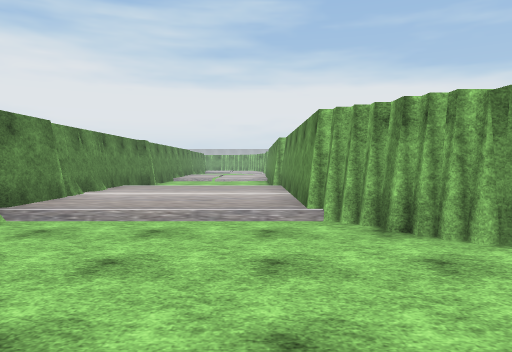
View 1 (above)

16 first-person views from a walk through a scene from a Unity 3-D project. The camera is 1.5 m above the floor, tilts 2° down and sees 70° across. The floor is counted in squares, 2 m on a side. Each view is taken from the middle of a square. On the plan, view 1 faces up. The plan holds only what a view shows up to about 11 squares ahead; the rest is blank. The place goes on beyond the plan. The player is left out. Some surface patterns are stand-ins.

View 2
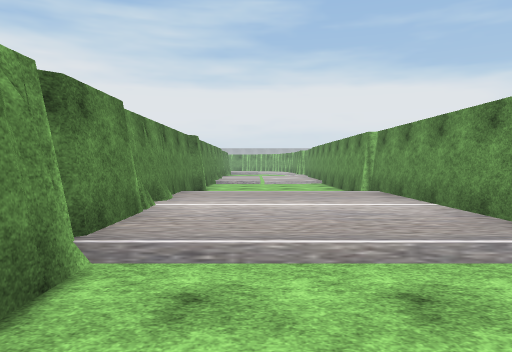

View 3
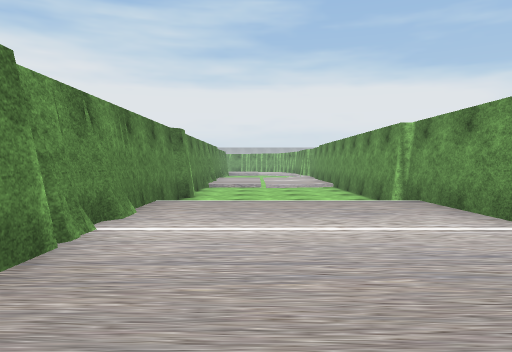

View 4
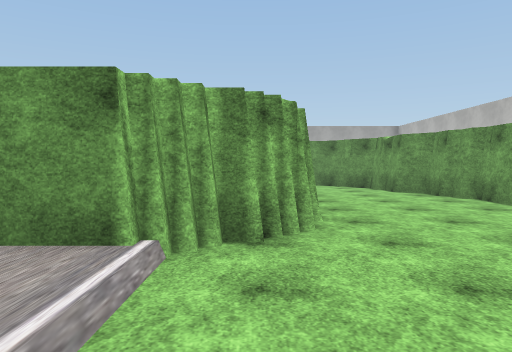

View 5
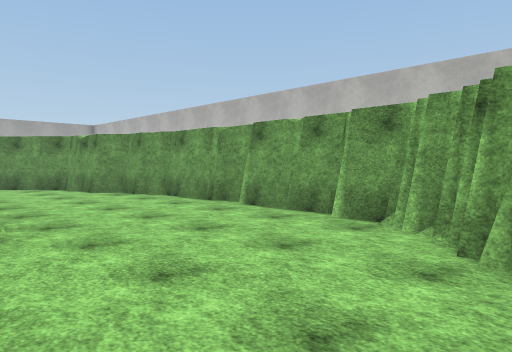

View 6
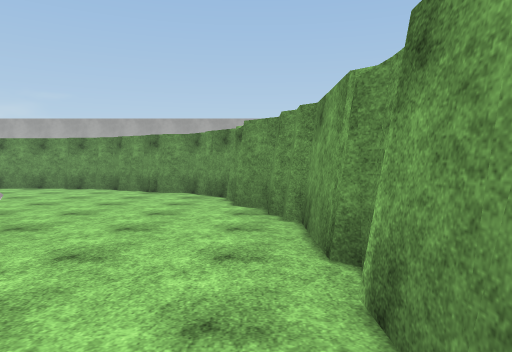

View 7
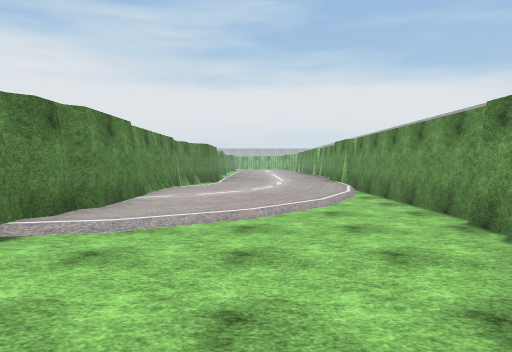

View 8
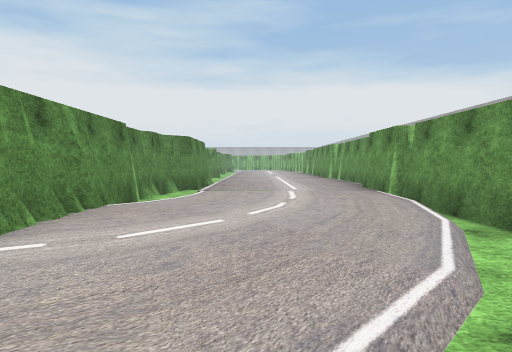

View 9
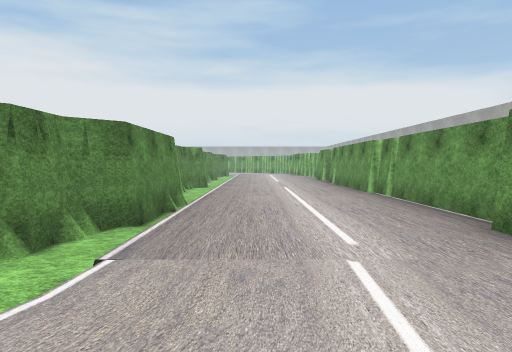

View 10
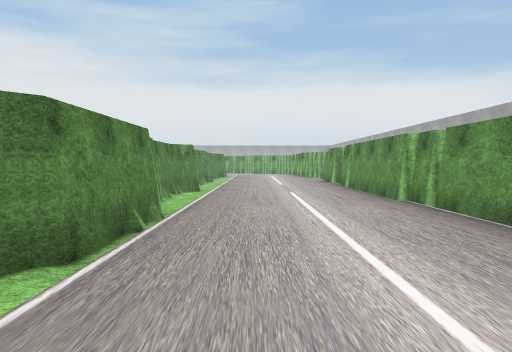

View 11
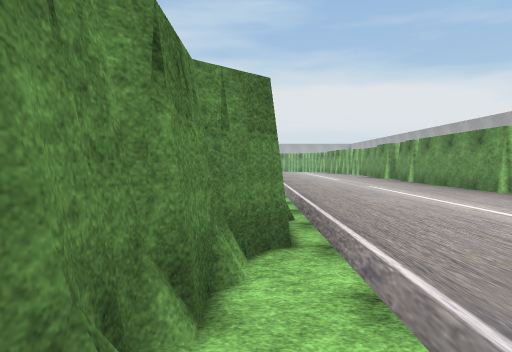

View 12
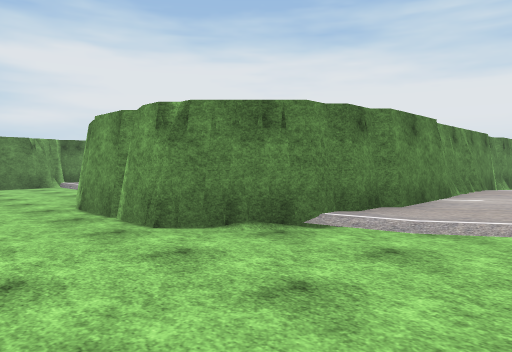

View 13
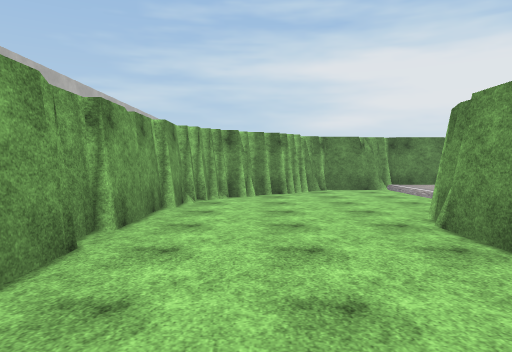

View 14
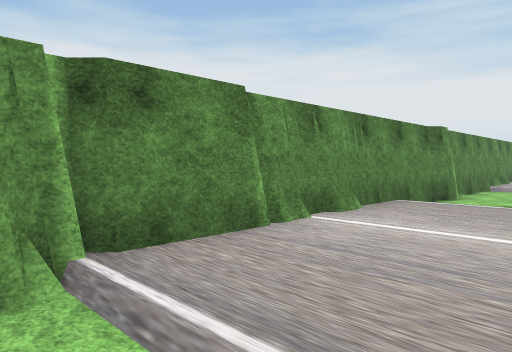

View 15
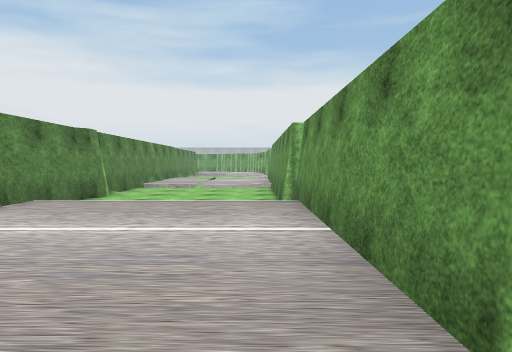

View 16
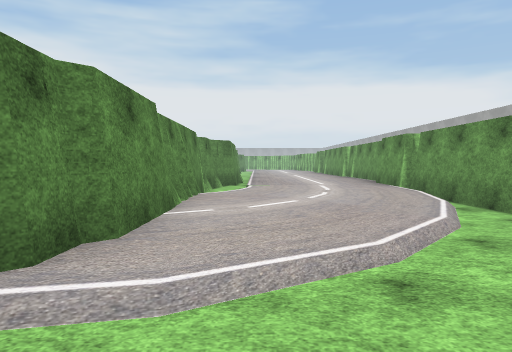

### Floor plan
Key: @ floor where view 1 was taken; # wall or solid block; . main floor; - floor 0.25 m lower than the main floor; / step, stairs or slope.
Columns run from 4 left of view 1 to 12 right of it. Each row starts with its distance up from view 1.
 23            #....#
 22            #....#
 21            #....#
 20            #....#
 19            #....#
 18            #....#
 17 #          #....#
 16 #.         #....#
 15 #----#    ##....#
 14 #----#    #/....#
 13 #----#    #-/...#
 12 #----#    #-....#
 11 #----#    #/....#
 10 #....#    #/....#
  9 #....#    #/.../#
  8 #....#    #/.../#
  7 #....#    #.../-#
  6 ##...#    #../--#
  5 ##...##   #./---#
  4 #/----#####-----#
  3 #--------------##
  2 ##-------------#
  1  ##-----------##
  0   ##@------####
 -1    #########

Where each view was taken, in squares from view 1:
view 1: 0 up, 0 right, facing up
view 2: 2 up, 2 left, facing up
view 3: 4 up, 2 left, facing up
view 4: 4 up, 2 left, facing right
view 5: 4 up, 2 left, facing down-right
view 6: 0 up, 1 right, facing right
view 7: 1 up, 9 right, facing up
view 8: 5 up, 9 right, facing up
view 9: 10 up, 9 right, facing up
view 10: 12 up, 9 right, facing up
view 11: 12 up, 7 right, facing up
view 12: 1 up, 9 right, facing up-left
view 13: 1 up, 7 right, facing left
view 14: 4 up, 1 left, facing up-left
view 15: 4 up, 0 right, facing up
view 16: 3 up, 8 right, facing up
